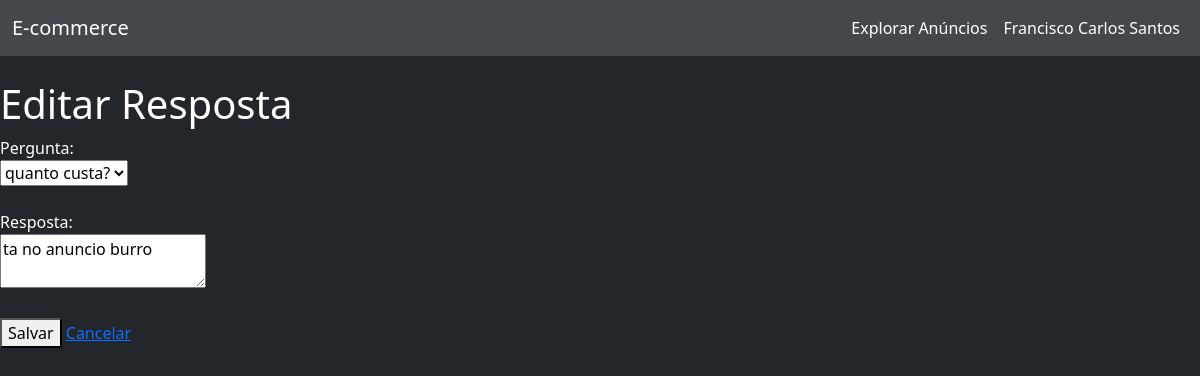
The app's page /respostas/1/edit (signed in) with its own data.
### app/models/usuario.py (models this page shows, shortened)
class Usuario(UserMixin, db.Model):
    __tablename__ = "usuario"
    id = db.Column(db.Integer, primary_key=True)
    nome = db.Column(db.String(100), nullable=False)
    email = db.Column(db.String(120), unique=True, nullable=False)
    senha_hash = db.Column(db.String(128), nullable=False)
    anuncios = db.relationship("Anuncio", back_populates="usuario", lazy=True)
    perguntas = db.relationship("Pergunta", back_populates="usuario", lazy=True)
    respostas = db.relationship("Resposta", back_populates="usuario", lazy=True)
    compras = db.relationship("Compra", back_populates="usuario", lazy=True)
    favoritos = db.relationship("Favorito", back_populates="usuario", lazy=True)

### app/models/resposta.py (models this page shows, shortened)
class Resposta(db.Model):
    __tablename__ = "resposta"
    id = db.Column(db.Integer, primary_key=True)
    texto = db.Column(db.Text, nullable=False)
    criado_em = db.Column(db.DateTime, default=datetime.utcnow)
    pergunta_id = db.Column(db.Integer, db.ForeignKey("pergunta.id"), nullable=False)
    usuario_id = db.Column(db.Integer, db.ForeignKey("usuario.id"), nullable=False)
    usuario = db.relationship("Usuario", back_populates="respostas")

### app/models/pergunta.py (models this page shows, shortened)
class Pergunta(db.Model):
    __tablename__ = "pergunta"
    id = db.Column(db.Integer, primary_key=True)
    texto = db.Column(db.Text, nullable=False)
    criado_em = db.Column(db.DateTime, default=datetime.utcnow)
    usuario_id = db.Column(db.Integer, db.ForeignKey("usuario.id"), nullable=False)
    anuncio_id = db.Column(db.Integer, db.ForeignKey("anuncio.id"), nullable=False)
    resposta = db.relationship("Resposta", uselist=False, backref="pergunta")
    usuario = db.relationship("Usuario", back_populates="perguntas", lazy=True)

### app/routes/resposta.py (the view)
@resposta_bp.route('/<int:id>/edit', methods=['GET', 'POST'])
@login_required
def editar_resposta(id):
    resposta = Resposta.query.get_or_404(id)
    pergunta = Pergunta.query.get(resposta.pergunta_id)
    anuncio = pergunta.anuncio
    if anuncio.usuario_id != current_user.id:
        flash('Apenas o dono do anúncio pode editar esta resposta.', 'danger')
        return redirect(url_for('resposta.listar_respostas'))
    perguntas = Pergunta.query.all()
    if request.method == 'POST':
        resposta.texto = request.form['texto']
        resposta.pergunta_id = request.form['pergunta_id']
        db.session.commit()
        flash('Resposta atualizada com sucesso!', 'success')
        return redirect(url_for('resposta.listar_respostas'))
    return render_template('resposta/form.html', resposta=resposta, perguntas=perguntas)

### app/templates/resposta/form.html (shortened to what this page needs)
{% extends 'base.html' %}
{% block content %}
<h1>{% if resposta %}Editar Resposta{% else %}Nova Resposta{% endif %}</h1>
<form method="post">
    <label for="pergunta_id">Pergunta:</label><br>
    <select id="pergunta_id" name="pergunta_id" required>
        {% for pergunta in perguntas %}
            <option value="{{ pergunta.id }}" {% if resposta and resposta.pergunta_id == pergunta.id %}selected{% endif %}>{{ pergunta.texto }}</option>
        {% endfor %}
    </select><br><br>
    <label for="texto">Resposta:</label><br>
    <textarea id="texto" name="texto" required>{{ resposta.texto if resposta else '' }}</textarea><br><br>
    <button type="submit">Salvar</button>
    <a href="{{ url_for('resposta.listar_respostas') }}">Cancelar</a>
</form>
{% endblock %}

### app/templates/navbar.html (shortened to what this page needs)
<nav class="navbar navbar-expand-lg navbar-dark bg-primary mb-4">
  <div class="container-fluid">
    <a class="navbar-brand" href="{% if current_user.is_authenticated %}{{ url_for('dashboard') }}{% else %}{{ url_for('home') }}{% endif %}">E-commerce</a>
    <div class="collapse navbar-collapse" id="navbarNav">
      <ul class="navbar-nav ms-auto">
        <li class="nav-item">
          <a class="nav-link text-white{% if request.endpoint == 'anuncio.explorar_anuncios' %} active{% endif %}" href="{{ url_for('anuncio.explorar_anuncios') }}">Explorar Anúncios</a>
        </li>
        {% if current_user.is_authenticated %}
          <li class="nav-item dropdown">
            <a class="nav-link dropdown-toggle text-white" href="#" id="userDropdown" role="button" data-bs-toggle="dropdown" aria-expanded="false">
              {{ current_user.nome }}
            </a>
          </li>
        {% endif %}
      </ul>
    </div>
  </div>
</nav>

### app/static/css/main.css (style rules this page uses)
body, .bg-white, .card, .table, .dropdown-menu, .modal-content, .form-control, .form-select { background-color: #23272b !important; color: #fff !important; }
.bg-primary, .navbar.bg-primary, .table-primary, .btn-primary, .alert-primary { background-color: #44484d !important; color: #fff !important; border-color: #44484d !important; }
.navbar, .navbar .dropdown-menu { background-color: #44484d !important; }
.nav-link, .navbar-brand, .navbar-nav .nav-link { color: #fff !important; }
.navbar-nav .nav-link.text-white { position: relative; transition: color 0.2s; }
.navbar-nav .nav-link.text-white::after { content: ''; display: block; width: 0; height: 3px; background: #0d6efd; transition: width 0.2s; position: absolute; left: 0; bottom: 0.2rem; border-radius: 2px; }
#userDropdown.text-white::after { display: none !important; }
.navbar-nav .dropdown > .nav-link { outline: none; }

### records on screen
Usuario: nome "Francisco Carlos Santos"
Resposta: pergunta_id "quanto custa?", texto "ta no anuncio burro"
